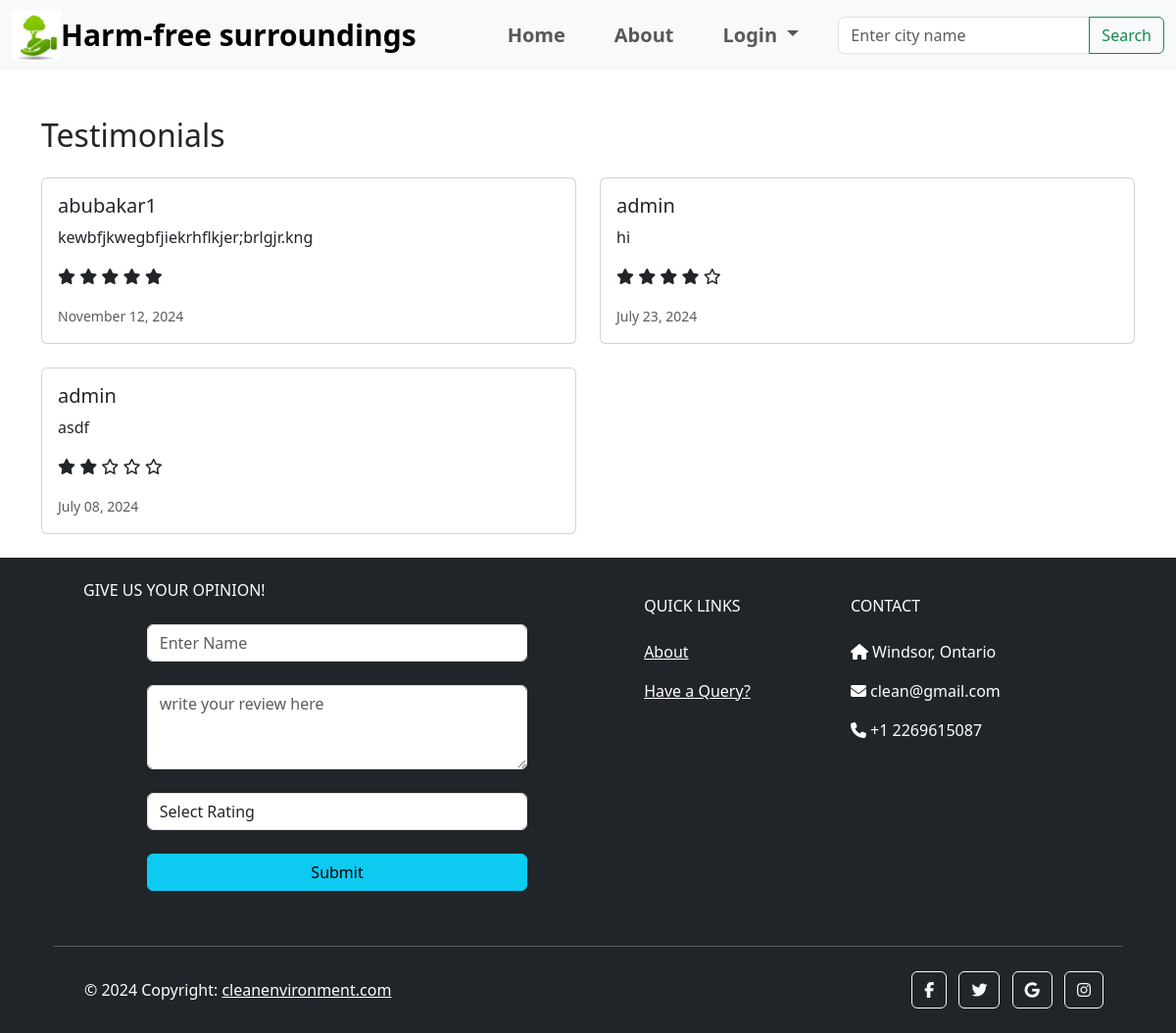
The app's page /feedback/, older data.
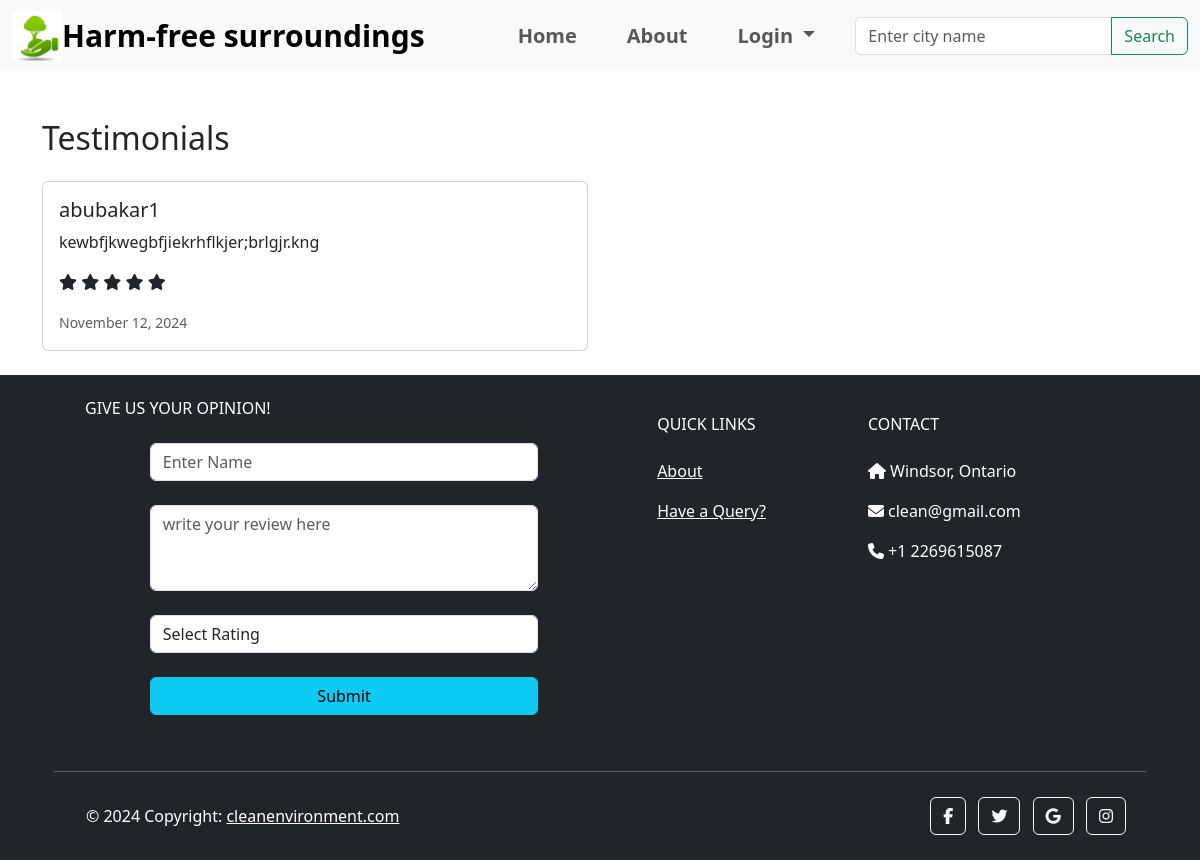
The same page, newer data.
### city/models.py (models this page shows, shortened)
class Feedback(models.Model):
    person_name = models.CharField(max_length=255)
    testimonial = models.TextField()
    rating = models.IntegerField()
    date = models.DateTimeField(auto_now_add=True)

### city/views.py (the view)
# urls.py: path('feedback/', views.feedback, name='feedback'),
def feedback(request):
    if request.method == 'POST':
        form = FeedbackForm(request.POST)
        if form.is_valid():
            if request.user.is_authenticated:
                feedback = form.save(commit=False)
                feedback.name = request.user.username
                feedback.save()
            else:
                form.save()
    else:
        feedback_list = Feedback.objects.all().order_by(
            '-date')  # Fetch all feedback, ordered by date (most recent first)
        numbers = range(1, 6)  # Example range from 1 to 5
        return render(request, 'city/feedback_list.html', {'feedback_list': feedback_list, 'numbers': numbers})
    previous_url = request.META.get('HTTP_REFERER')
    if previous_url:
        return HttpResponseRedirect(previous_url)
    else:
        return redirect('home')  # Redirect to home if no referer is found

### city/templatetags/custom_filters.py (called while the page is built)
@register.filter
def make_list(value):
    return range(value)

@register.filter
def subtract(value, arg):
    return value - arg

### city/templates/city/feedback_list.html
{% extends "city/navbar.html" %}
{% load custom_filters %}
{% block content %}
<div class="container mt-5">
  <h2 class="mb-4">Testimonials</h2>
  <div class="row">
    {% for feedback in feedback_list %}
    <div class="col-md-6 mb-4">
      <div class="card h-100">
        <div class="card-body">
          <h5 class="card-title">{{ feedback.person_name }}</h5>
          <p class="card-text">{{ feedback.testimonial }}</p>
      <p class="card-text">
            {% for i in feedback.rating|make_list %}
              <span class="fa fa-star checked"></span>
            {% endfor %}
            {% for i in 5|subtract:feedback.rating|make_list %}
              <span class="fa fa-star-o"></span>
            {% endfor %}
          </p>
          <p class="card-text"><small class="text-muted">{{ feedback.date|date:"F d, Y" }}</small></p>
        </div>
      </div>
    </div>
    {% endfor %}
  </div>
</div>
{% endblock content %}

Row changes from the older to the newer data that the page shows:
removed Feedback: person_name "admin", testimonial "hi", rating 4 (drawn), date "July 23, 2024"
removed Feedback: person_name "admin", testimonial "asdf", rating 2 (drawn), date "July 08, 2024"
